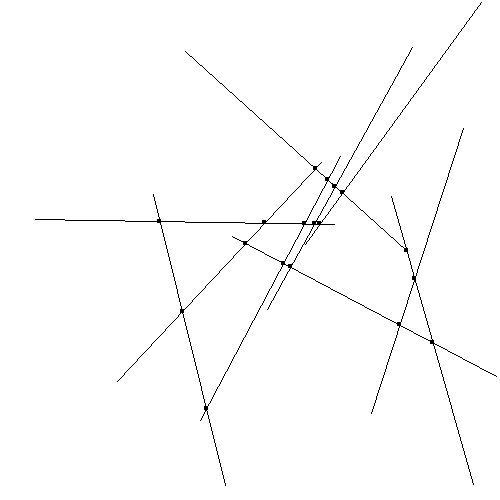

Generate this figure with Python:
import sys, math
from random import randint
from PIL import Image, ImageDraw

def combinations(lis, k):
	result = []
	if k == 0:
		return [[]]
	else:
		for i in range(len(lis)):
			some_result = combinations(lis[i+1:], k-1)
			for item in some_result:
				result.append([lis[i]]+item)
	return result

def make_line(x,y,size,length):
	x1 = -1
        y1 = -1
	while (x1 > size) or (x1 < 0) or (y1 < 0) or (y1 > size):
		angle=randint(0,360)
		x1 = x + int(math.cos(math.radians(angle)) * length)
        	y1 = y + int(math.sin(math.radians(angle)) * length)
	return (x,y,x1,y1)
		
def generate_lines(n):
	size = 500
	length = 300
	lines = []
	for i in range(0,n):
		x = randint(1,size)
		y = randint(1,size)
		line = make_line(x,y,size,length)
		lines.append(line)
	return lines

def belongs_to((xC, yC), (xA, yA, xB, yB)):
	if (xA < xC <xB and xA < xB) or (yA < yC <yB and yA < yB) or (xB < xC <xA and xB < xA) or (yB < yC <yA and yB < yA):
		return True
	return False

def find_cross_points((xA,yA,xB,yB), (xC,yC,xD,yD)):
	if ((xA-xB)*(yC-yD)-(yA-yB)*(xC-xD)) == 0 or ((xA-xB)*(yC-yD)-(yA-yB)*(xC-xD)) == 0: return None 
	xP = ((xA*yB-yA*xB)*(xC-xD)-(xA-xB)*(xC*yD-yC*xD))/((xA-xB)*(yC-yD)-(yA-yB)*(xC-xD))
	yP = ((xA*yB-yA*xB)*(yC-yD)-(yA-yB)*(xC*yD-yC*xD))/((xA-xB)*(yC-yD)-(yA-yB)*(xC-xD))
	if belongs_to((xP,yP), (xA,yA,xB,yB)) and belongs_to((xP,yP),(xC,yC,xD,yD)): return (xP,yP)
	

def find_all_cross_points(lines):
	pairs = combinations(lines,2)
	all_cross_points = []
	for item in pairs: all_cross_points.append(find_cross_points(item[0],item[1]))
	return filter(lambda x: x != None, all_cross_points)


def draw_it(lines,cross_points):
	size = 500
	im = Image.new('L', (size,size),255)
	draw = ImageDraw.Draw(im) 
	for line in lines: draw.line(line,fill=0)
	for point in cross_points:
		for x in range(point[0]-2,point[0]+2):
			for y in range(point[1]-2,point[1]+2):
				im.putpixel((x,y),0)
	im.show()
	im.save('lines.png','png')


lines = generate_lines(10)
all_cross_points = find_all_cross_points(lines)
draw_it(lines, all_cross_points)















